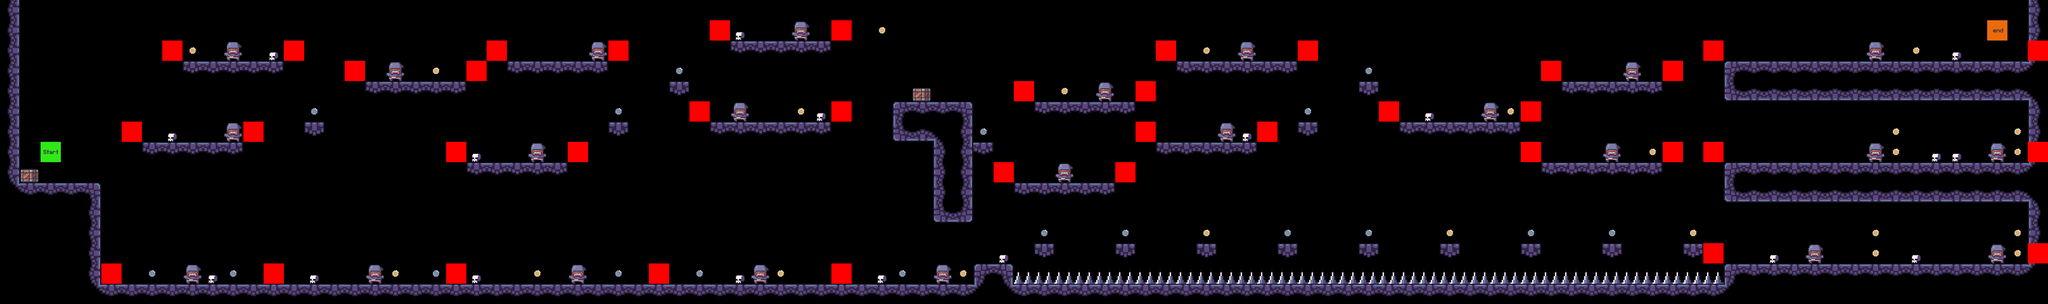

This is a level from a 2D game, rendered from its Tiled map with the project's own tilesets. A one-line summary and the map file follow, with tile-layer data summarised:
An orthogonal 101x15 tile map with 64x64 px tiles, 8 tile layers (estrutura, cranio, caixote, espinhos, ...), 7 tilesets.

<map version="1.10" tiledversion="1.10.2" orientation="orthogonal" renderorder="right-down" width="101" height="15" tilewidth="64" tileheight="64" infinite="0" nextlayerid="10" nextobjectid="1">
 <tileset firstgid="1" source="terrain.tsx" />
 <tileset firstgid="19" source="espinhos.tsx" />
 <tileset firstgid="20" source="enemies_tile.tsx" />
 <tileset firstgid="22" source="moedas.tsx" />
 <tileset firstgid="24" source="cranio.tsx" />
 <tileset firstgid="25" source="setup_tiles.tsx" />
 <tileset firstgid="27" source="caixote.tsx" />
 <layer id="1" name="estrutura" width="101" height="15">
  <data>[1515 cells, 331 non-empty, 16 distinct tile ids]</data>
 </layer>
 <layer id="2" name="cranio" width="101" height="15">
  <data>[1515 cells, 18 non-empty, 1 distinct tile ids]</data>
 </layer>
 <layer id="3" name="caixote" width="101" height="15">
  <data>[1515 cells, 2 non-empty, 1 distinct tile ids]</data>
 </layer>
 <layer id="6" name="espinhos" width="101" height="15">
  <data>[1515 cells, 35 non-empty, 1 distinct tile ids]</data>
 </layer>
 <layer id="4" name="enemies" width="101" height="15">
  <data>[1515 cells, 24 non-empty, 1 distinct tile ids]</data>
 </layer>
 <layer id="5" name="limite" width="101" height="15">
  <data>[1515 cells, 39 non-empty, 1 distinct tile ids]</data>
 </layer>
 <layer id="7" name="moedas" width="101" height="15">
  <data>[1515 cells, 42 non-empty, 2 distinct tile ids]</data>
 </layer>
 <layer id="8" name="player" width="101" height="15">
  <data>[1515 cells, 2 non-empty, 2 distinct tile ids]</data>
 </layer>
</map>
